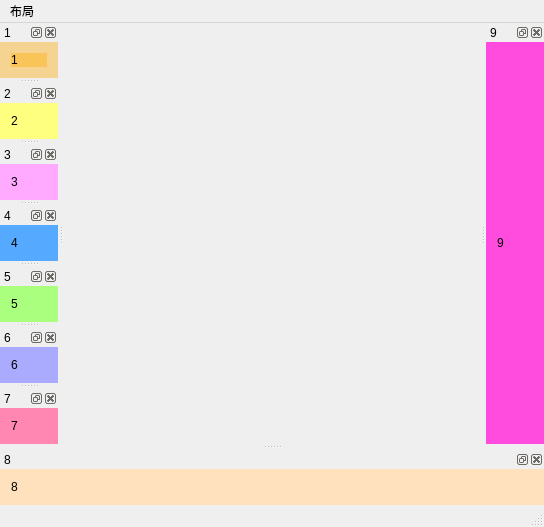
<?xml version="1.0" encoding="UTF-8"?>
<ui version="4.0">
 <class>MainWindow</class>
 <widget class="QMainWindow" name="MainWindow">
  <property name="geometry">
   <rect>
    <x>0</x>
    <y>0</y>
    <width>544</width>
    <height>464</height>
   </rect>
  </property>
  <property name="windowTitle">
   <string>MainWindow</string>
  </property>
  <widget class="QWidget" name="centralWidget"/>
  <widget class="QMenuBar" name="menuBar">
   <property name="geometry">
    <rect>
     <x>0</x>
     <y>0</y>
     <width>544</width>
     <height>23</height>
    </rect>
   </property>
   <widget class="QMenu" name="menu_dock">
    <property name="title">
     <string>布局</string>
    </property>
    <addaction name="action_addDockWidget"/>
    <addaction name="action_splitDockFun"/>
    <addaction name="action_tabifyDockWidget"/>
    <addaction name="action_dock1"/>
    <addaction name="action_dock2"/>
    <addaction name="action_dock3"/>
    <addaction name="action_removeAll"/>
   </widget>
   <addaction name="menu_dock"/>
  </widget>
  <widget class="QStatusBar" name="statusBar"/>
  <widget class="QDockWidget" name="dockWidget_1">
   <property name="styleSheet">
    <string notr="true">background-color: rgba(255, 170, 0,100);</string>
   </property>
   <property name="windowTitle">
    <string>1</string>
   </property>
   <attribute name="dockWidgetArea">
    <number>1</number>
   </attribute>
   <widget class="QWidget" name="dockWidgetContents_2">
    <layout class="QVBoxLayout" name="verticalLayout">
     <item>
      <widget class="QLabel" name="label">
       <property name="text">
        <string>1</string>
       </property>
      </widget>
     </item>
    </layout>
   </widget>
  </widget>
  <widget class="QDockWidget" name="dockWidget_2">
   <property name="styleSheet">
    <string notr="true">background-color: rgb(255, 255, 127);</string>
   </property>
   <property name="windowTitle">
    <string>2</string>
   </property>
   <attribute name="dockWidgetArea">
    <number>1</number>
   </attribute>
   <widget class="QWidget" name="dockWidgetContents_3">
    <layout class="QVBoxLayout" name="verticalLayout_2">
     <item>
      <widget class="QLabel" name="label_2">
       <property name="text">
        <string>2</string>
       </property>
      </widget>
     </item>
    </layout>
   </widget>
  </widget>
  <widget class="QDockWidget" name="dockWidget_8">
   <property name="styleSheet">
    <string notr="true">background-color: rgb(255, 226, 189);</string>
   </property>
   <property name="windowTitle">
    <string>8</string>
   </property>
   <attribute name="dockWidgetArea">
    <number>8</number>
   </attribute>
   <widget class="QWidget" name="dockWidgetContents_4">
    <layout class="QVBoxLayout" name="verticalLayout_8">
     <item>
      <widget class="QLabel" name="label_8">
       <property name="text">
        <string>8</string>
       </property>
      </widget>
     </item>
    </layout>
   </widget>
  </widget>
  <widget class="QDockWidget" name="dockWidget_3">
   <property name="styleSheet">
    <string notr="true">background-color: rgb(255, 170, 255);</string>
   </property>
   <property name="windowTitle">
    <string>3</string>
   </property>
   <attribute name="dockWidgetArea">
    <number>1</number>
   </attribute>
   <widget class="QWidget" name="dockWidgetContents_5">
    <layout class="QVBoxLayout" name="verticalLayout_3">
     <item>
      <widget class="QLabel" name="label_3">
       <property name="text">
        <string>3</string>
       </property>
      </widget>
     </item>
    </layout>
   </widget>
  </widget>
  <widget class="QDockWidget" name="dockWidget_4">
   <property name="styleSheet">
    <string notr="true">background-color: rgb(85, 170, 255);</string>
   </property>
   <property name="windowTitle">
    <string>4</string>
   </property>
   <attribute name="dockWidgetArea">
    <number>1</number>
   </attribute>
   <widget class="QWidget" name="dockWidgetContents_6">
    <layout class="QVBoxLayout" name="verticalLayout_4">
     <item>
      <widget class="QLabel" name="label_4">
       <property name="text">
        <string>4</string>
       </property>
      </widget>
     </item>
    </layout>
   </widget>
  </widget>
  <widget class="QDockWidget" name="dockWidget_5">
   <property name="styleSheet">
    <string notr="true">background-color: rgb(170, 255, 127);</string>
   </property>
   <property name="windowTitle">
    <string>5</string>
   </property>
   <attribute name="dockWidgetArea">
    <number>1</number>
   </attribute>
   <widget class="QWidget" name="dockWidgetContents_7">
    <layout class="QVBoxLayout" name="verticalLayout_5">
     <item>
      <widget class="QLabel" name="label_5">
       <property name="text">
        <string>5</string>
       </property>
      </widget>
     </item>
    </layout>
   </widget>
  </widget>
  <widget class="QDockWidget" name="dockWidget_6">
   <property name="styleSheet">
    <string notr="true">background-color: rgb(170, 170, 255);</string>
   </property>
   <property name="windowTitle">
    <string>6</string>
   </property>
   <attribute name="dockWidgetArea">
    <number>1</number>
   </attribute>
   <widget class="QWidget" name="dockWidgetContents_8">
    <layout class="QVBoxLayout" name="verticalLayout_6">
     <item>
      <widget class="QLabel" name="label_6">
       <property name="text">
        <string>6</string>
       </property>
      </widget>
     </item>
    </layout>
   </widget>
  </widget>
  <widget class="QDockWidget" name="dockWidget_7">
   <property name="styleSheet">
    <string notr="true">background-color: rgb(255, 135, 177);</string>
   </property>
   <property name="windowTitle">
    <string>7</string>
   </property>
   <attribute name="dockWidgetArea">
    <number>1</number>
   </attribute>
   <widget class="QWidget" name="dockWidgetContents_9">
    <layout class="QVBoxLayout" name="verticalLayout_7">
     <item>
      <widget class="QLabel" name="label_7">
       <property name="text">
        <string>7</string>
       </property>
      </widget>
     </item>
    </layout>
   </widget>
  </widget>
  <widget class="QDockWidget" name="dockWidget_9">
   <property name="styleSheet">
    <string notr="true">background-color: rgb(255, 76, 223);</string>
   </property>
   <property name="windowTitle">
    <string>9</string>
   </property>
   <attribute name="dockWidgetArea">
    <number>2</number>
   </attribute>
   <widget class="QWidget" name="dockWidgetContents">
    <layout class="QVBoxLayout" name="verticalLayout_9">
     <item>
      <widget class="QLabel" name="label_9">
       <property name="text">
        <string>9</string>
       </property>
      </widget>
     </item>
    </layout>
   </widget>
  </widget>
  <action name="action_dock1">
   <property name="text">
    <string>布局方式1-九宫格</string>
   </property>
  </action>
  <action name="action_removeAll">
   <property name="text">
    <string>移除所有</string>
   </property>
  </action>
  <action name="action_splitDockFun">
   <property name="text">
    <string>splitDockWidget示范</string>
   </property>
  </action>
  <action name="action_addDockWidget">
   <property name="text">
    <string>addDockWidget示范</string>
   </property>
  </action>
  <action name="action_dock2">
   <property name="text">
    <string>布局方式2</string>
   </property>
  </action>
  <action name="action_dock3">
   <property name="text">
    <string>布局方式3</string>
   </property>
  </action>
  <action name="action_tabifyDockWidget">
   <property name="text">
    <string>tabifyDockWidget示范</string>
   </property>
  </action>
 </widget>
 <layoutdefault spacing="6" margin="11"/>
 <resources/>
 <connections/>
</ui>
